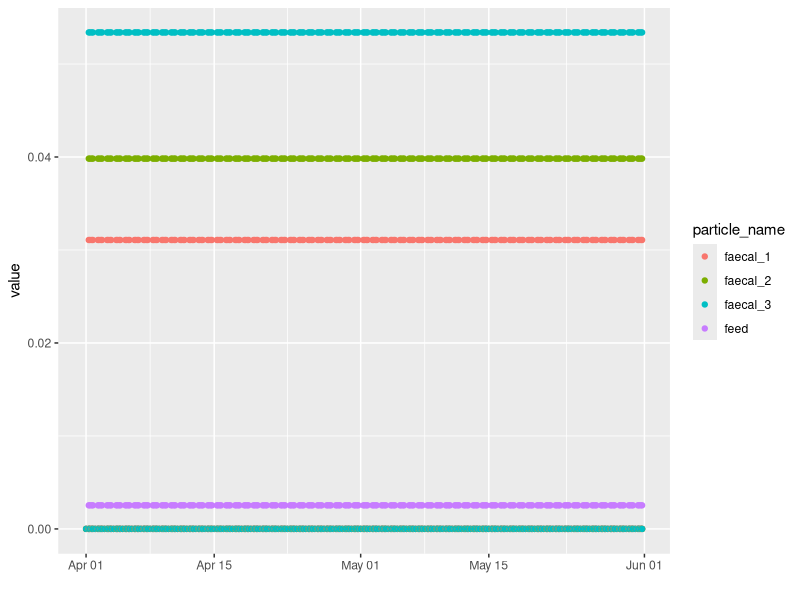

Recreate this plot in R.
## ---- chunk 1
#libraries
library(here)
library (dplyr)
library(tidyr)
library(ggplot2)
## ---- chunk 2
start_date<- "2021-04-01"
end_date<- "2021-05-31"

my_date_format<- "%Y-%m-%d %H:%M"
time_interval <- "1440 min"

time1 <- "00:01"
end_time <- "23:59"
time2 <- "06:59"
time3 <- "07:00"
time4 <- "10:00"
time5 <- "10:01"
time6 <- "14:59"
time7 <- "15:00"
time8 <- "18:00"
time9 <- "18:01"

feed_release <- 0.002536783
faecal1_release <- 0.031075596
faecal2_release <- 0.039827499
faecal3_release <- 0.05339929


start_time1<-as.POSIXct(paste(start_date, time1),format=my_date_format)
end_time1<-as.POSIXct(paste(end_date, end_time),format=my_date_format)
start_time2<-as.POSIXct(paste(start_date, time2),format=my_date_format)
end_time2<-as.POSIXct(paste(end_date, time2),format=my_date_format)
start_time3<-as.POSIXct(paste(start_date, time3),format=my_date_format)
end_time3<-as.POSIXct(paste(end_date, time3),format=my_date_format)
start_time4<-as.POSIXct(paste(start_date, time4),format=my_date_format)
end_time4<-as.POSIXct(paste(end_date, time4),format=my_date_format)
start_time5<-as.POSIXct(paste(start_date, time5),format=my_date_format)
end_time5<-as.POSIXct(paste(end_date, time5),format=my_date_format)
start_time6<-as.POSIXct(paste(start_date, time6),format=my_date_format)
end_time6<-as.POSIXct(paste(end_date, time6),format=my_date_format)
start_time7<-as.POSIXct(paste(start_date, time7),format=my_date_format)
end_time7<-as.POSIXct(paste(end_date, time7),format=my_date_format)
start_time8<-as.POSIXct(paste(start_date, time8),format=my_date_format)
end_time8<-as.POSIXct(paste(end_date, time8),format=my_date_format)
start_time9<-as.POSIXct(paste(start_date, time9),format=my_date_format)
end_time9<-as.POSIXct(paste(end_date, time9),format=my_date_format)

## ---- chunk 3
df1<-setNames(data.frame(seq(from=start_time1,to=end_time1,by=time_interval,format=my_date_format)),"time")
df2<-setNames(data.frame(seq(from=start_time2,to=end_time2,by=time_interval,format=my_date_format)),"time")
df3<-setNames(data.frame(seq(from=start_time3,to=end_time3,by=time_interval,format=my_date_format)),"time")
df4<-setNames(data.frame(seq(from=start_time4,to=end_time4,by=time_interval,format=my_date_format)),"time")
df5<-setNames(data.frame(seq(from=start_time5,to=end_time5,by=time_interval,format=my_date_format)),"time")
df6<-setNames(data.frame(seq(from=start_time6,to=end_time6,by=time_interval,format=my_date_format)),"time")
df7<-setNames(data.frame(seq(from=start_time7,to=end_time7,by=time_interval,format=my_date_format)),"time")
df8<-setNames(data.frame(seq(from=start_time8,to=end_time8,by=time_interval,format=my_date_format)),"time")
df9<-setNames(data.frame(seq(from=start_time9,to=end_time9,by=time_interval,format=my_date_format)),"time")

time_series<-Reduce(function(x,y) merge(x,y,by="time",all=TRUE) ,list(df1,df2,df3,df4,df5,df6,df7,df8,df9))
head(time_series)
## ---- chunk 4

time_series$date_time <- format(as.POSIXct(time_series$time), "%d-%m-%Y %H:%M")
#head(time_series)

time_series1 <- separate(data = time_series, col = date_time, into  = c('Date', 'Time'), sep = ' ')
head(time_series1)

# for feed
time_series1<-time_series1 %>%
     mutate(feed = case_when((Time == time3) ~ feed_release,
                              (Time == time4) ~ feed_release,
                              (Time == time7) ~ feed_release,
                              (Time == time8) ~ feed_release,
                            TRUE ~ 0))

# for fecal1
time_series1<-time_series1 %>%
     mutate(faecal_1= case_when((Time == time3) ~ faecal1_release,
                              (Time == time4) ~ faecal1_release,
                              (Time == time7) ~ faecal1_release,
                              (Time == time8) ~ faecal1_release,
                            TRUE ~ 0))
# for fecal2
time_series1<-time_series1 %>%
     mutate(faecal_2= case_when((Time == time3) ~ faecal2_release,
                              (Time == time4) ~ faecal2_release,
                              (Time == time7) ~ faecal2_release,
                              (Time == time8) ~ faecal2_release,
                            TRUE ~ 0))

# for fecal3
time_series1<-time_series1 %>%
     mutate(faecal_3= case_when((Time == time3) ~ faecal3_release,
                              (Time == time4) ~ faecal3_release,
                              (Time == time7) ~ faecal3_release,
                              (Time == time8) ~ faecal3_release,
                            TRUE ~ 0))
head(time_series1)

## ---- chunk 5

time_series1 <-time_series1 %>%
  unite("Date_time", Date:Time,na.rm = TRUE, remove = TRUE,sep=' ')
head(time_series1)
time_series2<-time_series1 %>%
  mutate(TIME = gsub('-', '/', Date_time))%>%
  select(TIME,feed,faecal_1,faecal_2,faecal_3)


head(time_series2)

write.csv(time_series2, file="particle_release_time_series.csv",row.names = FALSE,quote=F)

## ---- chunk 6
time_series3 <-time_series1 [,c(1,3:6)]
time_series3 <-time_series3 %>%
  pivot_longer(-time,names_to = "particle_name",values_to = "value")
head(time_series3)

#plot
p <- ggplot(time_series3, aes(x=time, y=value,group=particle_name, colour=particle_name)) +
  geom_point() + 
  xlab("")
p
